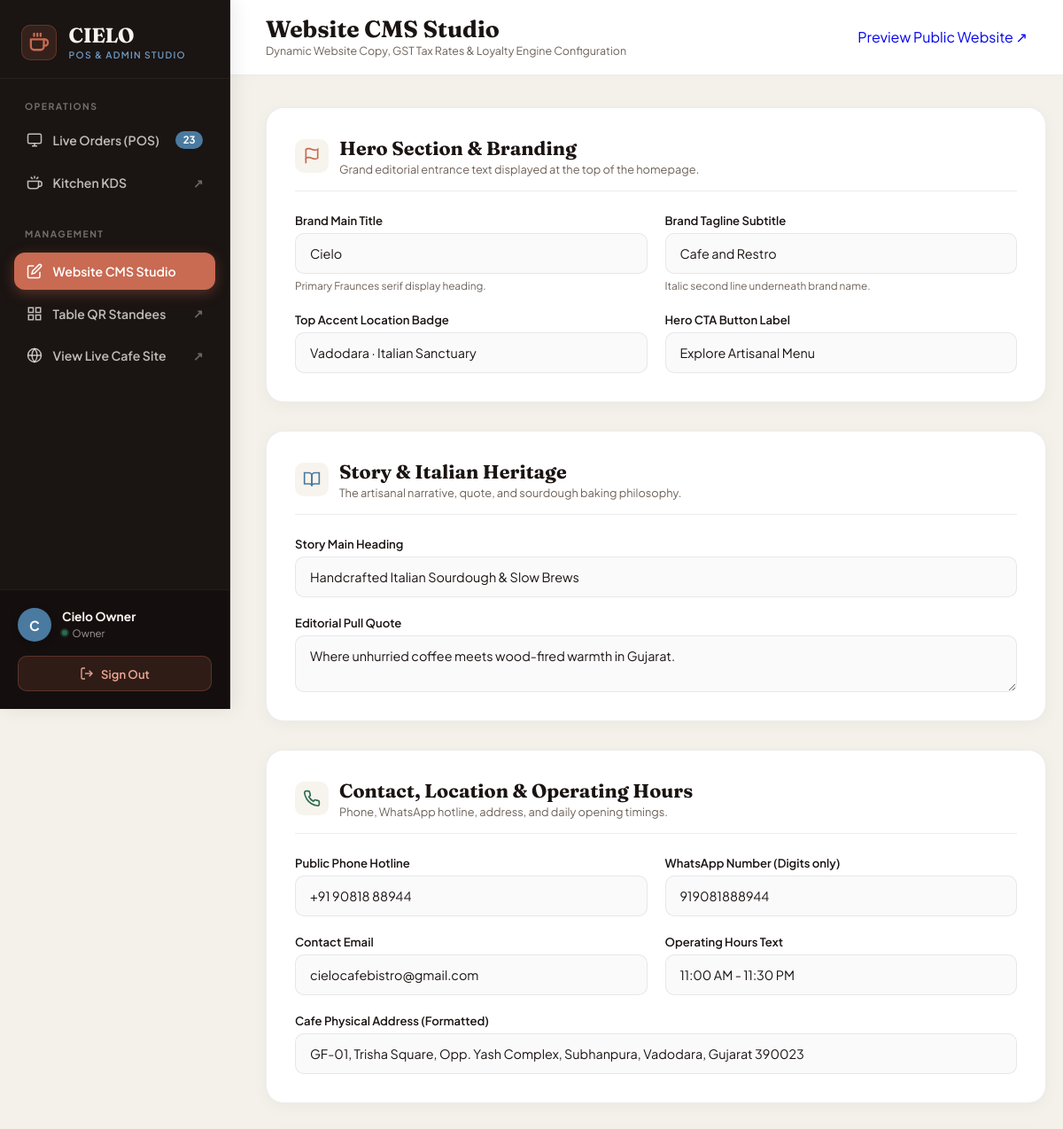
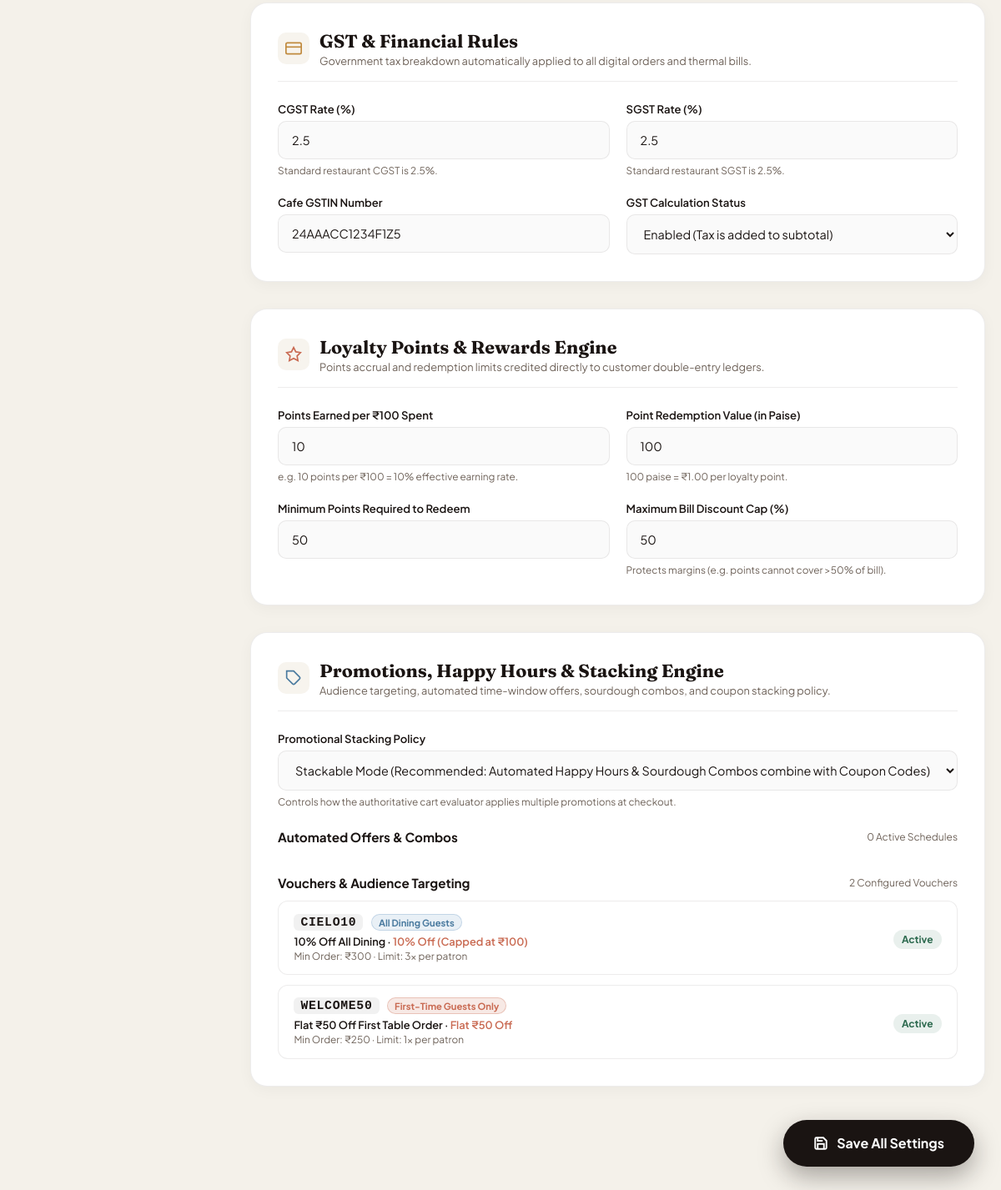
/admin/cms.php (signed in), run on an earlier commit of the app's database (2 pictures, top to bottom).
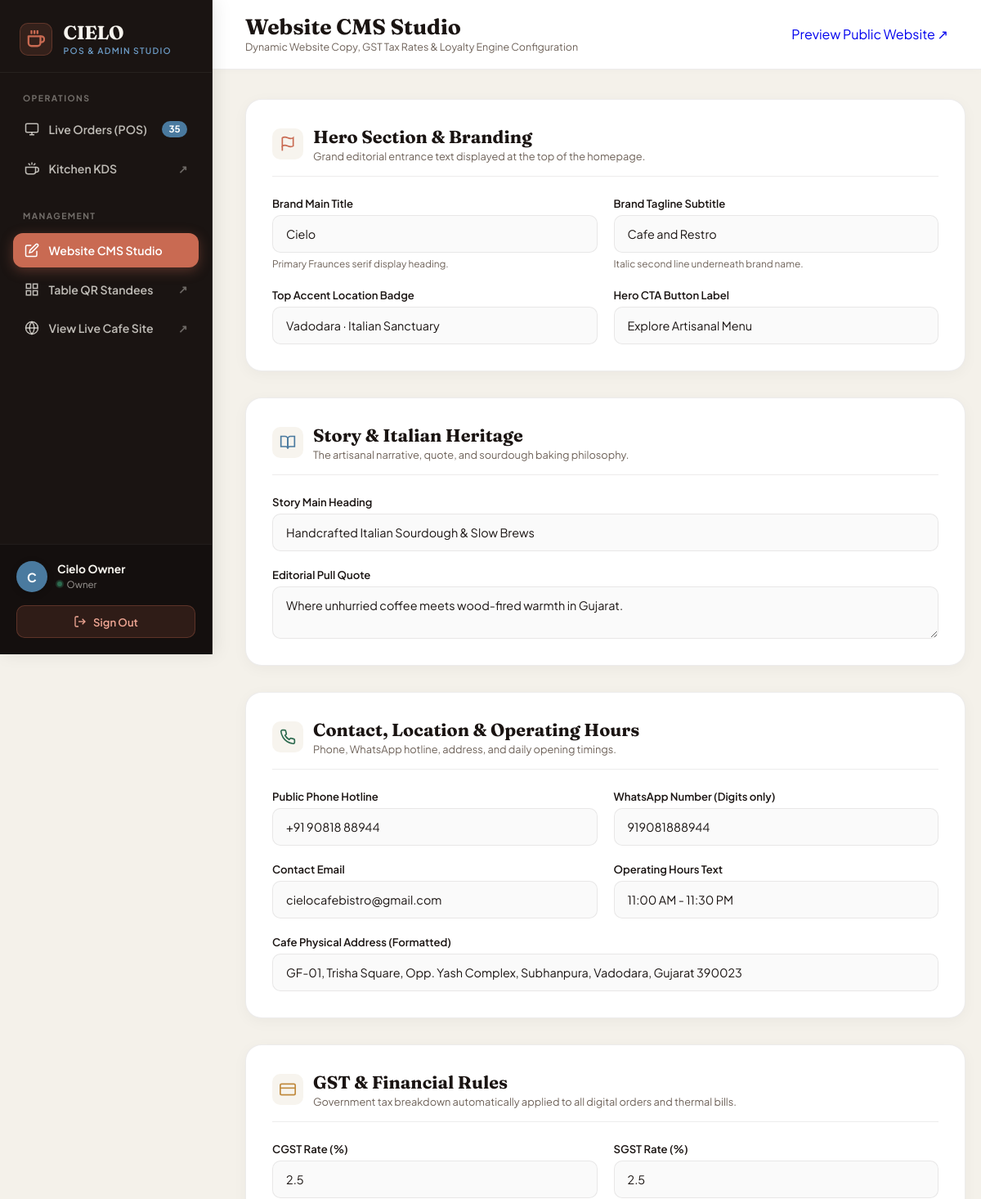
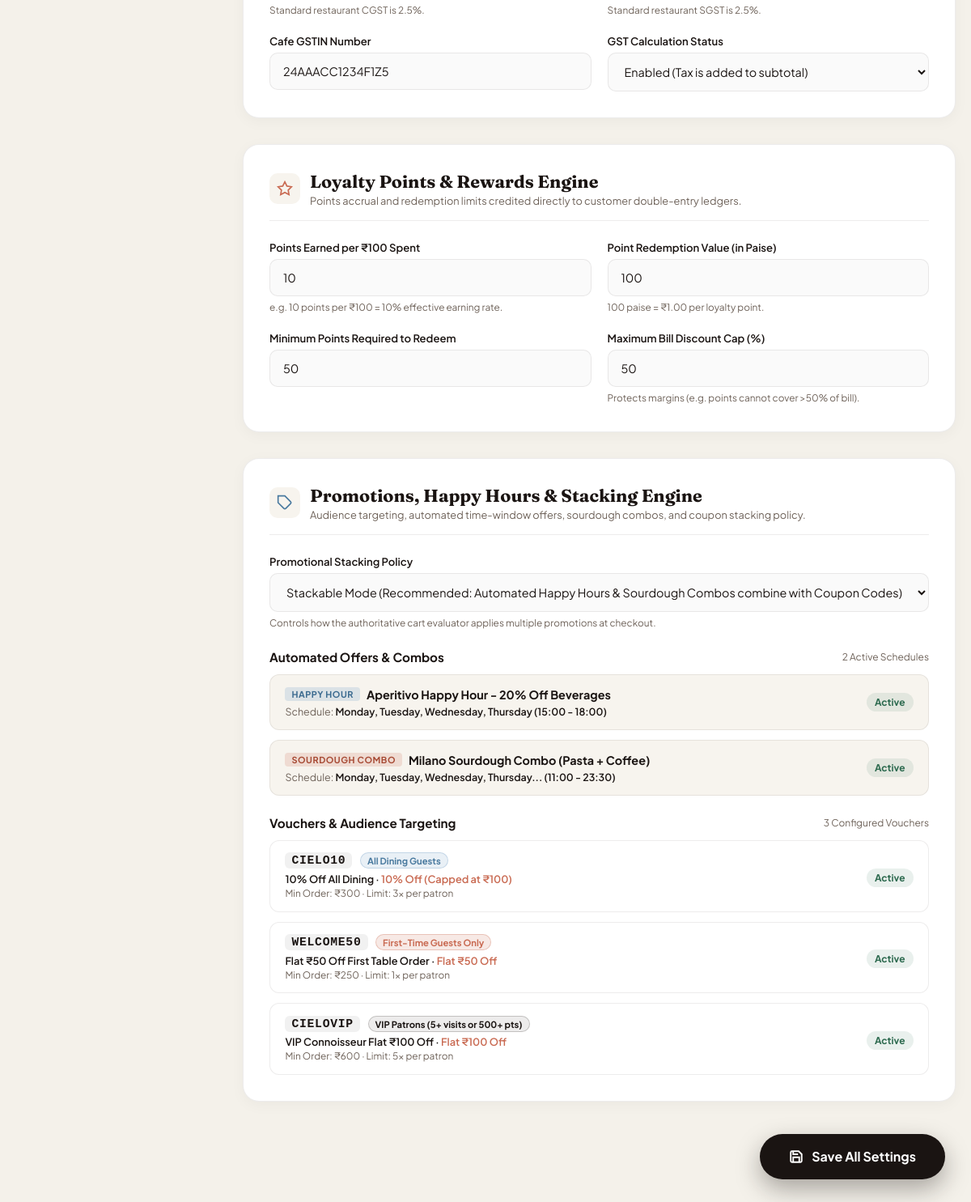
And on a later commit of the database (2 pictures, top to bottom).
### tables this page shows
CREATE TABLE `coupons` (
  `id` INTEGER PRIMARY KEY AUTOINCREMENT,
  `code` TEXT NOT NULL UNIQUE,
  `title` TEXT NOT NULL,
  `type` TEXT NOT NULL DEFAULT 'percentage',
  `value` REAL NOT NULL,
  `min_order_paise` INTEGER NOT NULL DEFAULT 0,
  `max_discount_paise` INTEGER NOT NULL DEFAULT 0,
  `start_date` TEXT NOT NULL,
  `end_date` TEXT NOT NULL,
  `usage_limit_total` INTEGER NOT NULL DEFAULT 0,
  `usage_limit_per_user` INTEGER NOT NULL DEFAULT 1,
  `audience` TEXT NOT NULL DEFAULT 'all',
  `is_active` INTEGER NOT NULL DEFAULT 1,
  `created_at` TEXT NOT NULL DEFAULT CURRENT_TIMESTAMP,
  `updated_at` TEXT NOT NULL DEFAULT CURRENT_TIMESTAMP
);

CREATE TABLE `offers` (
  `id` INTEGER PRIMARY KEY AUTOINCREMENT,
  `title` TEXT NOT NULL,
  `type` TEXT NOT NULL,
  `rules_json` TEXT NOT NULL,
  `schedule_json` TEXT NULL,
  `banner_url` TEXT NULL,
  `priority` INTEGER NOT NULL DEFAULT 0,
  `is_active` INTEGER NOT NULL DEFAULT 1,
  `created_at` TEXT NOT NULL DEFAULT CURRENT_TIMESTAMP,
  `updated_at` TEXT NOT NULL DEFAULT CURRENT_TIMESTAMP
);

### app/bootstrap.php (called while the page is built, shortened)
<?php
spl_autoload_register(function (string $class) {
    $prefix = 'App\\';
    $baseDir = CIELO_APP . '/';
    $len = strlen($prefix);
    $relativeClass = substr($class, $len);
    $file = $baseDir . str_replace('\\', '/', $relativeClass) . '.php';
});
function db(): \App\Core\Database {
    return \App\Core\Database::getInstance();
}
if (!function_exists('e')) {
    function e(?string $text): string {
        return htmlspecialchars($text ?? '', ENT_QUOTES, 'UTF-8');
    }
}

### app/Core/Database.php (called while the page is built, shortened)
<?php
class Database
{
    private static ?self $instance = null;
    private ?PDO $pdo = null;
    private function __construct()
    {
        $defaultConnection = Config::get('database.default', 'sqlite');
        $config = Config::get("database.connections.{$defaultConnection}");
        $this->driver = $config['driver'] ?? 'mysql';
        try {
            if ($this->driver === 'sqlite') {
                $dbPath = $config['database'];
                $dsn = "sqlite:{$dbPath}";
                $this->pdo = new PDO($dsn, null, null, $config['options'] ?? []);
                $this->pdo->exec('PRAGMA foreign_keys = ON;');
            }
        } catch (PDOException $e) {
            throw new RuntimeException("Database connection failed [{$this->driver}]: " . $e->getMessage(), (int)$e->getCode(), $e);
        }
    }
    public static function getInstance(): self
    {
        if (self::$instance === null) {
            self::$instance = new self();
        }
        return self::$instance;
    }
    public function query(string $sql, array $params = []): \PDOStatement
    {
        try {
            $stmt = $this->pdo->prepare($sql);
            $stmt->execute($params);
            return $stmt;
        } catch (PDOException $e) {
            throw new RuntimeException("Query error: {$e->getMessage()} | SQL: {$sql}", (int)$e->getCode(), $e);
        }
    }
    public function fetchAll(string $sql, array $params = []): array
    {
        $stmt = $this->query($sql, $params);
        return $stmt->fetchAll();
    }
}

### app/Core/Model.php (called while the page is built, shortened)
<?php
abstract class Model
{
    protected static string $table = '';
    public static function all(string $orderBy = 'id ASC'): array
    {
        $table = static::$table;
        return db()->fetchAll("SELECT * FROM `{$table}` ORDER BY {$orderBy}");
    }
}

### app/Core/Config.php (called while the page is built, shortened)
<?php
class Config
{
    private static array $items = [];
    public static function get(string $key, mixed $default = null): mixed
    {
        $parts = explode('.', $key);
        $file = array_shift($parts);
        if (!isset(self::$items[$file])) {
            $path = CIELO_CONFIG . '/' . $file . '.php';
            if (file_exists($path)) {
                self::$items[$file] = require $path;
            } else {
                return $default;
            }
        }
        $current = self::$items[$file];
        foreach ($parts as $part) {
            $current = $current[$part];
        }
        return $current;
    }
}

### config/database.php (called while the page is built)
<?php
return [
    'default' => getenv('DB_CONNECTION') ?: 'sqlite',
    'connections' => [
        'mysql' => [
            'driver' => 'mysql',
            'host' => getenv('DB_HOST') ?: '127.0.0.1',
            'port' => (int)(getenv('DB_PORT') ?: 3306),
            'database' => getenv('DB_DATABASE') ?: 'cielo_cafe',
            'username' => getenv('DB_USERNAME') ?: 'root',
            'password' => getenv('DB_PASSWORD') ?: '',
            'charset' => 'utf8mb4',
            'collation' => 'utf8mb4_unicode_ci',
            'options' => [
                PDO::ATTR_ERRMODE => PDO::ERRMODE_EXCEPTION,
                PDO::ATTR_DEFAULT_FETCH_MODE => PDO::FETCH_ASSOC,
                PDO::ATTR_EMULATE_PREPARES => false,
                (defined('Pdo\Mysql::ATTR_INIT_COMMAND') ? \Pdo\Mysql::ATTR_INIT_COMMAND : 1002) => "SET NAMES utf8mb4 COLLATE utf8mb4_unicode_ci",
            ],
        ],
        'sqlite' => [
            'driver' => 'sqlite',
            'database' => (function() {
                $raw = (string)(getenv('DB_DATABASE') ?: '');
                if (empty($raw) || $raw === 'cielo_cafe') {
                    return (defined('CIELO_DATABASE') ? CIELO_DATABASE : __DIR__ . '/../database') . '/cielo.sqlite';
                }
                if (str_starts_with($raw, '/') || preg_match('/^[A-Za-z]:[\\\\\/]/', $raw)) {
                    return $raw;
                }
                $root = defined('CIELO_ROOT') ? CIELO_ROOT : dirname(__DIR__);
                return $root . '/' . ltrim($raw, '/');
            })(),
            'options' => [
                PDO::ATTR_ERRMODE => PDO::ERRMODE_EXCEPTION,
                PDO::ATTR_DEFAULT_FETCH_MODE => PDO::FETCH_ASSOC,
                PDO::ATTR_EMULATE_PREPARES => false,
            ],
        ],
    ],
];

### admin/cms.php (the view, shortened to what the rows shown need)
<?php
require_once __DIR__ . '/../app/bootstrap.php';
$couponsList = Coupon::all('id ASC');
$offersList = Offer::all('priority ASC, id ASC');
?>
<!DOCTYPE html>
<html lang="en">
<head>
</head>
<body>
  <div class="admin-main-wrapper">
    <header class="admin-topbar">
      <div class="topbar-title-wrap">
        <h1 class="topbar-heading">Website CMS Studio</h1>
      </div>
    </header>
    <main class="cms-content-area">
      <form method="POST" action="/admin/cms.php" id="cmsForm">
        <div class="studio-layout">
          <div class="form-sections">
            <div class="cms-card">
              <div class="section-header">
                <div>
                  <h2 class="section-title">Hero Section & Branding</h2>
                </div>
              </div>
            </div>
            <div class="cms-card">
              <div class="section-header">
                <div>
                  <h2 class="section-title">Story & Italian Heritage</h2>
                </div>
              </div>
            </div>
            <div class="cms-card">
              <div class="section-header">
                <div>
                  <h2 class="section-title">Contact, Location & Operating Hours</h2>
                </div>
              </div>
            </div>
            <div class="cms-card">
              <div class="section-header">
                <div>
                  <h2 class="section-title">GST & Financial Rules</h2>
                </div>
              </div>
            </div>
            <div class="cms-card">
              <div class="section-header">
                <div>
                  <h2 class="section-title">Loyalty Points & Rewards Engine</h2>
                </div>
              </div>
            </div>
            <div class="cms-card">
              <div class="section-header">
                <div>
                  <h2 class="section-title">Promotions, Happy Hours & Stacking Engine</h2>
                </div>
              </div>
              <div style="margin-top: 1.25rem;">
                <div style="display:flex; flex-direction:column; gap:0.75rem;">
                  <?php foreach ($offersList as $off): ?>
                    <?php
                      $sched = !empty($off['schedule_json']) ? json_decode($off['schedule_json'], true) : [];
                      $daysText = !empty($sched['days']) ? implode(', ', array_slice($sched['days'], 0, 4)) . (count($sched['days']) > 4 ? '...' : '') : 'Everyday';
                      $timeText = (!empty($sched['start_time']) && !empty($sched['end_time'])) ? ($sched['start_time'] . ' - ' . $sched['end_time']) : 'All Day';
                    ?>
                    <div style="background:var(--bg-cream); border:1px solid var(--border-warm); border-radius:12px; padding:0.9rem 1.15rem; display:flex; justify-content:space-between; align-items:center;">
                      <div>
                        <div style="display:flex; align-items:center; gap:0.5rem; margin-bottom:0.25rem;">
                          <span style="font-size:0.68rem; font-weight:700; text-transform:uppercase; letter-spacing:0.05em; padding:2px 8px; border-radius:4px; background:<?= $off['type'] === 'happy_hour' ? 'rgba(107, 154, 196, 0.2)' : 'rgba(201, 106, 82, 0.18)' ?>; color:<?= $off['type'] === 'happy_hour' ? '#3B6A8F' : '#A74A34' ?>;">
                            <?= $off['type'] === 'happy_hour' ? 'Happy Hour' : 'Sourdough Combo' ?>
                          </span>
                          <strong style="font-size:0.9rem; color:var(--text-espresso);"><?= e($off['title']) ?></strong>
                        </div>
                        <div style="font-size:0.78rem; color:var(--text-muted);">
                          Schedule: <span style="color:var(--text-espresso); font-weight:600;"><?= e($daysText) ?> (<?= e($timeText) ?>)</span>
                        </div>
                      </div>
                      <span style="font-size:0.75rem; font-weight:700; color:#2D6A4F; background:rgba(45,106,79,0.1); padding:4px 10px; border-radius:999px;">
                        Active
                      </span>
                    </div>
                  <?php endforeach; ?>
                </div>
              </div>
              <div style="margin-top: 1.5rem;">
                <div style="display:flex; flex-direction:column; gap:0.75rem;">
                  <?php foreach ($couponsList as $cp): ?>
                    <?php
                      $audBadgeColor = match($cp['audience']) {
                        'vip' => 'background:rgba(26,20,18,0.08); color:var(--text-espresso); border:1px solid rgba(26,20,18,0.2);',
                        'first_time' => 'background:rgba(201,106,82,0.15); color:var(--accent-terracotta); border:1px solid rgba(201,106,82,0.3);',
                        default => 'background:rgba(107,154,196,0.15); color:var(--accent-sky-deep); border:1px solid rgba(107,154,196,0.3);',
                      };
                      $audLabel = match($cp['audience']) {
                        'vip' => 'VIP Patrons (5+ visits or 500+ pts)',
                        'first_time' => 'First-Time Guests Only',
                        default => 'All Dining Guests',
                      };
                      $discountDisplay = ($cp['type'] === 'percentage')
                        ? ($cp['value'] . '% Off (Capped at ₹' . ($cp['max_discount_paise'] / 100) . ')')
                        : ('Flat ₹' . $cp['value'] . ' Off');
                    ?>
                    <div style="background:#FFFFFF; border:1px solid var(--border-warm); border-radius:12px; padding:0.9rem 1.15rem; display:flex; justify-content:space-between; align-items:center;">
                      <div>
                        <div style="display:flex; align-items:center; gap:0.6rem; margin-bottom:0.3rem;">
                          <span style="font-family:monospace; font-weight:800; font-size:0.92rem; background:rgba(26,20,18,0.06); padding:2px 8px; border-radius:6px; letter-spacing:0.05em; color:var(--text-espresso);">
                            <?= e($cp['code']) ?>
                          </span>
                          <span style="font-size:0.7rem; font-weight:700; padding:2px 8px; border-radius:999px; <?= $audBadgeColor ?>">
                            <?= e($audLabel) ?>
                          </span>
                        </div>
                        <div style="font-size:0.8rem; color:var(--text-espresso); font-weight:600;">
                          <?= e($cp['title']) ?> &middot; <span style="color:var(--accent-terracotta);"><?= e($discountDisplay) ?></span>
                        </div>
                        <div style="font-size:0.74rem; color:var(--text-muted); margin-top:2px;">
                          Min Order: ₹<?= number_format($cp['min_order_paise'] / 100) ?> &middot; Limit: <?= $cp['usage_limit_per_user'] ?>x per patron
                        </div>
                      </div>
                      <div style="text-align:right;">
                        <span style="font-size:0.75rem; font-weight:700; color:#2D6A4F; background:rgba(45,106,79,0.1); padding:4px 10px; border-radius:999px;">
                          <?= (!empty($cp['is_active'])) ? 'Active' : 'Inactive' ?>
                        </span>
                      </div>
                    </div>
                  <?php endforeach; ?>
                </div>
              </div>
            </div>
          </div>
        </div>
      </form>
    </main>
  </div>
</body>
</html>

What changed in the data, as far as the page shows it:
added offers: type "HAPPY HOUR", title "Aperitivo Happy Hour - 20% Off Beverages", schedule_json "Monday, Tuesday, Wednesday, Thursday", schedule_json "15:00 - 18:00"
added offers: type "SOURDOUGH COMBO", title "Milano Sourdough Combo (Pasta + Coffee)", schedule_json "Monday, Tuesday, Wednesday, Thursday...", schedule_json "11:00 - 23:30"
added coupons: code "CIELOVIP", audience "VIP Patrons (5+ visits or 500+ pts)", title "VIP Connoisseur Flat ₹100 Off", discountDisplay "Flat ₹100 Off", $cp['min_order_paise']/100 "600", usage_limit_per_user "5", is_active "Active"
Also different on the page:
$activeOrdersCount: "23" → "35"
count($offersList): "0" → "2"
count($couponsList): "2" → "3"
